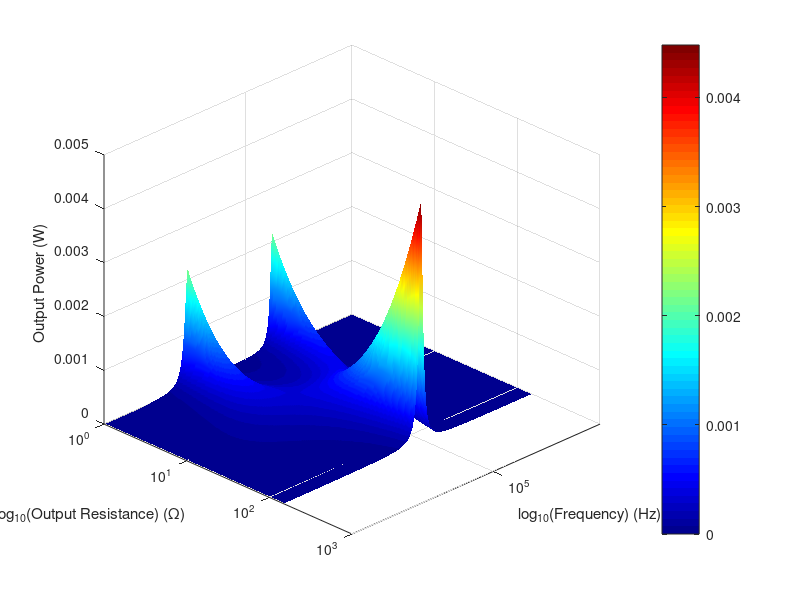

Source code (MATLAB):
clear; clc; close all;

%% --- Define a Scale Factor to Bring Down the Simulation Results ---
% Adjust this value as needed to align the simulation with measured data.
scaleFactor = 0.1;

%% --- Simulation: Compute the Surface Data ---
% Circuit parameters
R1 = 0.072;           % Resistance in Ohms
L1 = 24e-6;           % Inductance in Henry
C1 = 0.1e-6;          % Capacitance in Farads
L2 = 24e-6;           % Inductance in Henry for branch 2
C2 = 100e-9;          % Capacitance in Farads for branch 2
M  = 1.2e-5;          % Mutual inductance in Henry
V1 = 5;               % Source voltage (amplitude)

% Frequency and resistance ranges
freq = logspace(log10(50e3), log10(250e3), 500);   % Frequency: 50 kHz to 250 kHz
R2_vals = logspace(0, log10(150), 200);           % R2: 1 Ω to 150 Ω (log-spaced)

% Preallocate matrix for power
P_R2 = zeros(length(R2_vals), length(freq));

% Loop over R2 and frequency values to compute power
for i = 1:length(R2_vals)
    R2 = R2_vals(i);
    for j = 1:length(freq)
        w = 2*pi*freq(j);  % Angular frequency
        
        % Build impedance matrix Z
        Z11 = R1 + 1i*w*L1 - 1i/(w*C1);
        Z12 = 1i*w*M;
        Z21 = 1i*w*M;
        Z22 = R2 + 1i*w*L2 - 1i/(w*C2);
        Z = [Z11, Z12; Z21, Z22];
        
        % Solve for currents [I1; I2]
        I = Z \ [V1; 0];
        I2 = I(2);
        
        % Compute power dissipated in R2
        % 1) Original formula: abs(I2)^2 * R2
        % 2) Scale down by 1000 (if desired, as before)
        % 3) Apply your chosen scaleFactor to match measurement
        P_R2(i, j) = scaleFactor * ((abs(I2)^2 * R2) / 1000);
    end
end

% Create meshgrid for surface plot
[FF, RR] = meshgrid(freq, R2_vals);

%% --- Experimental Data ---
% Data format: [Resistance, Frequency, Power]
data = [
   50   1100     0.000010125
   50   5000     0.0001805
   50   10000    0.00040527
   50   20000    0.000338
   50   30000    0.000411845
   50   40000    0.00043808
   50   50000    0.00045
   50   60000    0.0003645
   50   70000    0.0004805
   50   80000    0.0005445
   50   90000    0.0005445
   50   100000   0.00049928
   50   110000   0.0004205
   50   120000   0.0005445
   50   130000   0.0004805
   50   140000   0.000008
   50   150000   0.000002
   50   160000   0.000001125
   50   170000   0.000005445
   50   180000   0.000338
   50   190000   0.000139445
   50   200000   0.001420445
   110  1100     0.000023276
   110  5000     0.000431244
   110  10000    0.000715275
   110  20000    0.000628331
   110  30000    0.000842192
   110  40000    0.000868571
   110  50000    0.000937904
   110  60000    0.0000044
   110  70000    0.000019404
   110  80000    0.0009251
   110  90000    0.0009251
   110  100000   0.000950796
   110  110000   0.0009251
   110  120000   0.001023275
   110  130000   0.0005324
   110  140000   0.0000099
   110  150000   3.25424e-06
   110  160000   2.88684e-06
   110  170000   0.000020339
   110  180000   0.000844019
   110  190000   0.000228096
   110  200000   0.001234475
   150  1100     0.00010584
   150  5000     0.000642735
   150  10000    0.000871215
   150  20000    0.00090774
   150  30000    0.001021815
   150  40000    0.001134375
   150  50000    0.000871215
   150  60000    5.02335e-06
   150  70000    1.86914e-05
   150  80000    0.000960135
   150  90000    0.0010935
   150  100000   0.001233814
   150  110000   0.001176
   150  120000   0.00124416
   150  130000   0.0010935
   150  140000   1.18442e-05
   150  150000   5.02335e-06
   150  160000   4.7526e-06
   150  170000   0.000033135
   150  180000   0.00096774
   150  190000   0.00110976
   150  200000   0.001021815
];

% Extract columns: first column = resistance, second = frequency, third = power
R_data = data(:,1);
F_data = data(:,2);
P_data = data(:,3);

%% --- Plot Both the Surface and the Data Points on the Same Graph ---
figure;

% Plot the simulation surface
surf(FF, RR, P_R2, 'EdgeColor', 'none');
set(gca, 'XScale', 'log', 'YScale', 'log');  % Use log scale on freq (X) and R2 (Y)

% Axis labels
xlabel('log_{10}(Frequency) (Hz)');
ylabel('log_{10}(Output Resistance) (\Omega)');
zlabel('Output Power (W)');

xlim([5e4, 2.5e5]);  % Limit frequency axis to simulation range
colormap(jet);
shading interp;
colorbar;
view(135, 30);

hold on;
% Overlay experimental data as points
scatter3(F_data, R_data, P_data, 50, 'k', 'filled');
hold off;
